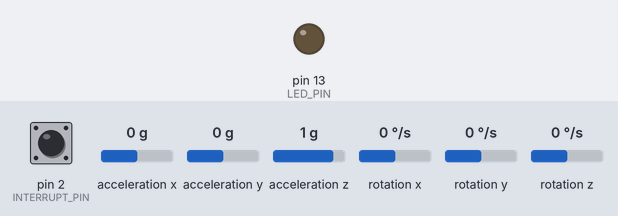
Simulated run of this sketch. Board: Arduino Leonardo, built with avr-gcc and run on an emulated ATmega32U4. On the bench: output pins drawn as LEDs (lit = HIGH). Dashed ring = blinking. The inputs (shaded band) are chosen by the test bench; at power-on: pin 2 (INTERRUPT_PIN) LOW, acceleration x 0 g, acceleration y 0 g, acceleration z 1 g, rotation x 0 °/s, rotation y 0 °/s, rotation z 0 °/s. The sensor or clock chip raises its interrupt line as the real part does; what the sketch prints to the serial monitor is not drawn.

Above: at 0.1 s.
At 0.68 s:
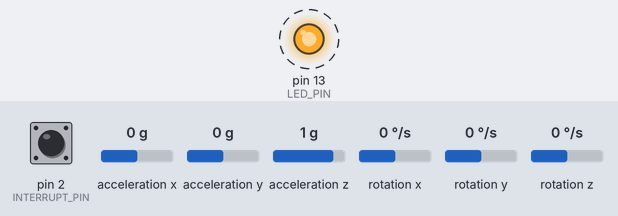
Timing chart, 0 to 3.5 s (numbered marks = the images above):
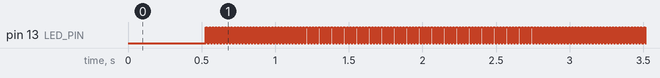

Measured:
- by itself, pin 13 (LED_PIN): alternates HIGH for 0.01 s and LOW for 0.01 s

The sketch:

MPU6050_YPR.ino
```cpp
// I2C device class (I2Cdev) demonstration Arduino sketch for MPU6050 class using DMP (MotionApps v6.12)
// 6/21/2012 by Jeff Rowberg <jeff@rowberg.net>
// Updates should (hopefully) always be available at https://github.com/jrowberg/i2cdevlib
//
// Changelog:
//      2019-07-10 - Uses the new version of the DMP Firmware V6.12
//                 - Note: I believe the Teapot demo is broken with this versin as
//                 - the fifo buffer structure has changed
//      2016-04-18 - Eliminated a potential infinite loop
//      2013-05-08 - added seamless Fastwire support
//                 - added note about gyro calibration
//      2012-06-21 - added note about Arduino 1.0.1 + Leonardo compatibility error
//      2012-06-20 - improved FIFO overflow handling and simplified read process
//      2012-06-19 - completely rearranged DMP initialization code and simplification
//      2012-06-13 - pull gyro and accel data from FIFO packet instead of reading directly
//      2012-06-09 - fix broken FIFO read sequence and change interrupt detection to RISING
//      2012-06-05 - add gravity-compensated initial reference frame acceleration output
//                 - add 3D math helper file to DMP6 example sketch
//                 - add Euler output and Yaw/Pitch/Roll output formats
//      2012-06-04 - remove accel offset clearing for better results (thanks Sungon Lee)
//      2012-06-01 - fixed gyro sensitivity to be 2000 deg/sec instead of 250
//      2012-05-30 - basic DMP initialization working

/* ============================================
  I2Cdev device library code is placed under the MIT license
  Copyright (c) 2012 Jeff Rowberg

  Permission is hereby granted, free of charge, to any person obtaining a copy
  of this software and associated documentation files (the "Software"), to deal
  in the Software without restriction, including without limitation the rights
  to use, copy, modify, merge, publish, distribute, sublicense, and/or sell
  copies of the Software, and to permit persons to whom the Software is
  furnished to do so, subject to the following conditions:

  The above copyright notice and this permission notice shall be included in
  all copies or substantial portions of the Software.

  THE SOFTWARE IS PROVIDED "AS IS", WITHOUT WARRANTY OF ANY KIND, EXPRESS OR
  IMPLIED, INCLUDING BUT NOT LIMITED TO THE WARRANTIES OF MERCHANTABILITY,
  FITNESS FOR A PARTICULAR PURPOSE AND NONINFRINGEMENT. IN NO EVENT SHALL THE
  AUTHORS OR COPYRIGHT HOLDERS BE LIABLE FOR ANY CLAIM, DAMAGES OR OTHER
  LIABILITY, WHETHER IN AN ACTION OF CONTRACT, TORT OR OTHERWISE, ARISING FROM,
  OUT OF OR IN CONNECTION WITH THE SOFTWARE OR THE USE OR OTHER DEALINGS IN
  THE SOFTWARE.
  ===============================================
*/

// I2Cdev and MPU6050 must be installed as libraries, or else the .cpp/.h files
// for both classes must be in the include path of your project
#include "I2Cdev.h"

#include "MPU6050_6Axis_MotionApps_V6_12.h"
//#include "MPU6050.h" // not necessary if using MotionApps include file

// Arduino Wire library is required if I2Cdev I2CDEV_ARDUINO_WIRE implementation
// is used in I2Cdev.h
#if I2CDEV_IMPLEMENTATION == I2CDEV_ARDUINO_WIRE
#include "Wire.h"
#endif

// class default I2C address is 0x68
MPU6050 mpu;

#define INTERRUPT_PIN 2  // use pin 2 on Arduino Uno & most boards
#define LED_PIN 13 // (Arduino is 13, Teensy is 11, Teensy++ is 6)
bool blinkState = false;

// MPU control/status vars
bool dmpReady = false;  // set true if DMP init was successful
uint8_t mpuIntStatus;   // holds actual interrupt status byte from MPU
uint8_t devStatus;      // return status after each device operation (0 = success, !0 = error)
uint16_t packetSize;    // expected DMP packet size (default is 42 bytes)
uint16_t fifoCount;     // count of all bytes currently in FIFO
uint8_t fifoBuffer[64]; // FIFO storage buffer

// orientation/motion vars
Quaternion q;           // [w, x, y, z]         quaternion container
VectorInt16 aa;         // [x, y, z]            accel sensor measurements
VectorInt16 gy;         // [x, y, z]            gyro sensor measurements
VectorInt16 aaReal;     // [x, y, z]            gravity-free accel sensor measurements
VectorInt16 aaWorld;    // [x, y, z]            world-frame accel sensor measurements
VectorFloat gravity;    // [x, y, z]            gravity vector
float euler[3];         // [psi, theta, phi]    Euler angle container
float ypr[3];           // [yaw, pitch, roll]   yaw/pitch/roll container and gravity vector

// ================================================================
// ===               INTERRUPT DETECTION ROUTINE                ===
// ================================================================

volatile bool mpuInterrupt = false;     // indicates whether MPU interrupt pin has gone high
void dmpDataReady() {
  mpuInterrupt = true;
}

// ================================================================
// ===                      INITIAL SETUP                       ===
// ================================================================

void setup() {
  // join I2C bus (I2Cdev library doesn't do this automatically)
#if I2CDEV_IMPLEMENTATION == I2CDEV_ARDUINO_WIRE
  Wire.begin();
  Wire.setClock(400000); // 400kHz I2C clock. Comment this line if having compilation difficulties
#elif I2CDEV_IMPLEMENTATION == I2CDEV_BUILTIN_FASTWIRE
  Fastwire::setup(400, true);
#endif

  // initialize serial communication
  // (115200 chosen because it is required for Teapot Demo output, but it's
  // really up to you depending on your project)
  Serial.begin(115200);
  while (!Serial); // wait for Leonardo enumeration, others continue immediately

  // NOTE: 8MHz or slower host processors, like the Teensy @ 3.3V or Arduino
  // Pro Mini running at 3.3V, cannot handle this baud rate reliably due to
  // the baud timing being too misaligned with processor ticks. You must use
  // 38400 or slower in these cases, or use some kind of external separate
  // crystal solution for the UART timer.

  // initialize device
  Serial.println(F("Initializing I2C devices..."));
  mpu.initialize();
  pinMode(INTERRUPT_PIN, INPUT);

  // verify connection
  Serial.println(F("Testing device connections..."));
  Serial.println(mpu.testConnection() ? F("MPU6050 connection successful") : F("MPU6050 connection failed"));

  // wait for ready
  Serial.println(F("\nSend any character to begin DMP programming and demo: "));

  // load and configure the DMP
  Serial.println(F("Initializing DMP..."));
  devStatus = mpu.dmpInitialize();

  // supply your own gyro offsets here, scaled for min sensitivity
//  mpu.setXAccelOffset(1150);
//  mpu.setYAccelOffset(-50);
//  mpu.setZAccelOffset(1060);
  // make sure it worked (returns 0 if so)
  if (devStatus == 0) {
    // Calibration Time: generate offsets and calibrate our MPU6050
//    mpu.CalibrateAccel(6);
    mpu.CalibrateGyro(6);
    Serial.println();
    mpu.PrintActiveOffsets();
    // turn on the DMP, now that it's ready
    Serial.println(F("Enabling DMP..."));
    mpu.setDMPEnabled(true);

    // enable Arduino interrupt detection
    Serial.print(F("Enabling interrupt detection (Arduino external interrupt "));
    Serial.print(digitalPinToInterrupt(INTERRUPT_PIN));
    Serial.println(F(")..."));
    attachInterrupt(digitalPinToInterrupt(INTERRUPT_PIN), dmpDataReady, RISING);
    mpuIntStatus = mpu.getIntStatus();

    // set our DMP Ready flag so the main loop() function knows it's okay to use it
    Serial.println(F("DMP ready! Waiting for first interrupt..."));
    dmpReady = true;

    // get expected DMP packet size for later comparison
    packetSize = mpu.dmpGetFIFOPacketSize();
  } else {
    // ERROR!
    // 1 = initial memory load failed
    // 2 = DMP configuration updates failed
    // (if it's going to break, usually the code will be 1)
    Serial.print(F("DMP Initialization failed (code "));
    Serial.print(devStatus);
    Serial.println(F(")"));
  }

  // configure LED for output
  pinMode(LED_PIN, OUTPUT);
}

// ================================================================
// ===                    MAIN PROGRAM LOOP                     ===
// ================================================================

void loop() {
  // if programming failed, don't try to do anything
  if (!dmpReady) return;
  // read a packet from FIFO
  if (mpu.dmpGetCurrentFIFOPacket(fifoBuffer)) { // Get the Latest packet

    // display Euler angles in degrees
    mpu.dmpGetQuaternion(&q, fifoBuffer);
    Quaternion qRotated = rotateQuaternionAlongY(q, 90.0);
    mpu.dmpGetAccel(&aa, fifoBuffer);
    mpu.dmpGetGravity(&gravity, &qRotated);
    mpu.dmpGetYawPitchRoll(ypr, &qRotated, &gravity);

    Serial.print("ypr\t");
    Serial.print(ypr[0] * 180 / M_PI);
    Serial.print("\t");
    Serial.print(ypr[1] * 180 / M_PI);
    Serial.print("\t");
    Serial.print(ypr[2] * 180 / M_PI);
    Serial.print("\t");
//    mpu.dmpGetAccel(&aa, fifoBuffer);
//    Serial.print("\tRaw Accl XYZ\t");
//    Serial.print(aa.x);
//    Serial.print("\t");
//    Serial.print(aa.y);
//    Serial.print("\t");
//    Serial.print(aa.z);
//    mpu.dmpGetGyro(&gy, fifoBuffer);
//    Serial.print("\tRaw Gyro XYZ\t");
//    Serial.print(gy.x);
//    Serial.print("\t");
//    Serial.print(gy.y);
//    Serial.print("\t");
//    Serial.print(gy.z);
    Serial.println();

    // blink LED to indicate activity
    blinkState = !blinkState;
    digitalWrite(LED_PIN, blinkState);
  }
}

Quaternion multiplyQuaternions(Quaternion& q1, Quaternion& q2) {
    Quaternion result;
    result.w = q1.w * q2.w - q1.x * q2.x - q1.y * q2.y - q1.z * q2.z;
    result.x = q1.w * q2.x + q1.x * q2.w + q1.y * q2.z - q1.z * q2.y;
    result.y = q1.w * q2.y - q1.x * q2.z + q1.y * q2.w + q1.z * q2.x;
    result.z = q1.w * q2.z + q1.x * q2.y - q1.y * q2.x + q1.z * q2.w;
    return result;
}

Quaternion rotateQuaternionAlongY(Quaternion& q, float angle_degrees) {
    double halfAngleRad = 90 * M_PI / 180.0 / 2.0;
    Quaternion rotationQuaternion = {
      rotationQuaternion.w = cos(halfAngleRad),
      rotationQuaternion.x = sin(halfAngleRad),
      rotationQuaternion.y = 0,
      rotationQuaternion.z = 0
    };

    // Apply the rotation using quaternion multiplication
    return multiplyQuaternions(q, rotationQuaternion);
}
```
